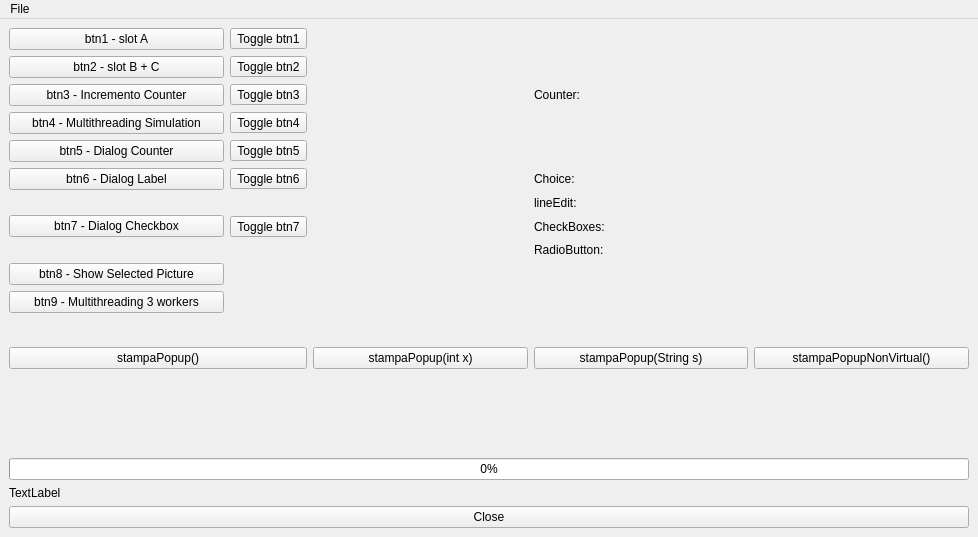
<?xml version="1.0" encoding="UTF-8"?>
<ui version="4.0">
 <class>MainWindow</class>
 <widget class="QMainWindow" name="MainWindow">
  <property name="windowModality">
   <enum>Qt::NonModal</enum>
  </property>
  <property name="geometry">
   <rect>
    <x>0</x>
    <y>0</y>
    <width>978</width>
    <height>537</height>
   </rect>
  </property>
  <property name="windowTitle">
   <string>MainWindow</string>
  </property>
  <property name="tabShape">
   <enum>QTabWidget::Rounded</enum>
  </property>
  <widget class="QWidget" name="centralwidget">
   <layout class="QVBoxLayout" name="verticalLayout">
    <item>
     <layout class="QGridLayout" name="gridLayout_2">
      <item row="8" column="4">
       <widget class="QLabel" name="radioButtonValueLabel">
        <property name="text">
         <string/>
        </property>
       </widget>
      </item>
      <item row="3" column="0">
       <widget class="QPushButton" name="btn4">
        <property name="text">
         <string>btn4 - Multithreading Simulation</string>
        </property>
       </widget>
      </item>
      <item row="4" column="2">
       <layout class="QHBoxLayout" name="horizontalLayout">
        <property name="spacing">
         <number>3</number>
        </property>
        <property name="sizeConstraint">
         <enum>QLayout::SetDefaultConstraint</enum>
        </property>
       </layout>
      </item>
      <item row="11" column="0">
       <spacer name="verticalSpacer">
        <property name="orientation">
         <enum>Qt::Vertical</enum>
        </property>
        <property name="sizeHint" stdset="0">
         <size>
          <width>20</width>
          <height>40</height>
         </size>
        </property>
       </spacer>
      </item>
      <item row="6" column="0" rowspan="3">
       <widget class="QPushButton" name="btn7">
        <property name="text">
         <string>btn7 - Dialog Checkbox</string>
        </property>
       </widget>
      </item>
      <item row="15" column="0">
       <spacer name="verticalSpacer_2">
        <property name="orientation">
         <enum>Qt::Vertical</enum>
        </property>
        <property name="sizeHint" stdset="0">
         <size>
          <width>20</width>
          <height>40</height>
         </size>
        </property>
       </spacer>
      </item>
      <item row="14" column="0">
       <spacer name="verticalSpacer_3">
        <property name="orientation">
         <enum>Qt::Vertical</enum>
        </property>
        <property name="sizeHint" stdset="0">
         <size>
          <width>20</width>
          <height>40</height>
         </size>
        </property>
       </spacer>
      </item>
      <item row="2" column="4">
       <widget class="QLabel" name="counterValueLabel">
        <property name="text">
         <string/>
        </property>
       </widget>
      </item>
      <item row="6" column="3">
       <widget class="QLabel" name="lineEditLabel">
        <property name="text">
         <string>lineEdit:</string>
        </property>
       </widget>
      </item>
      <item row="9" column="0">
       <widget class="QPushButton" name="btn8">
        <property name="text">
         <string>btn8 - Show Selected Picture</string>
        </property>
       </widget>
      </item>
      <item row="1" column="1">
       <widget class="QToolButton" name="toolButton_2">
        <property name="text">
         <string>Toggle btn2</string>
        </property>
        <property name="checkable">
         <bool>true</bool>
        </property>
       </widget>
      </item>
      <item row="10" column="0">
       <widget class="QPushButton" name="btn9">
        <property name="text">
         <string>btn9 - Multithreading 3 workers</string>
        </property>
       </widget>
      </item>
      <item row="5" column="3">
       <widget class="QLabel" name="choiceLabel">
        <property name="text">
         <string>Choice:</string>
        </property>
       </widget>
      </item>
      <item row="3" column="1">
       <widget class="QToolButton" name="toolButton_4">
        <property name="text">
         <string>Toggle btn4</string>
        </property>
        <property name="checkable">
         <bool>true</bool>
        </property>
       </widget>
      </item>
      <item row="7" column="1">
       <widget class="QToolButton" name="toolButton_7">
        <property name="text">
         <string>Toggle btn7</string>
        </property>
        <property name="checkable">
         <bool>true</bool>
        </property>
       </widget>
      </item>
      <item row="2" column="1">
       <widget class="QToolButton" name="toolButton_3">
        <property name="text">
         <string>Toggle btn3</string>
        </property>
        <property name="checkable">
         <bool>true</bool>
        </property>
       </widget>
      </item>
      <item row="7" column="3">
       <widget class="QLabel" name="checkboxesLabel">
        <property name="text">
         <string>CheckBoxes:</string>
        </property>
       </widget>
      </item>
      <item row="5" column="4">
       <widget class="QLabel" name="labelString">
        <property name="text">
         <string/>
        </property>
       </widget>
      </item>
      <item row="6" column="4">
       <widget class="QLabel" name="lineEditValueLabel">
        <property name="text">
         <string/>
        </property>
       </widget>
      </item>
      <item row="12" column="2">
       <widget class="QPushButton" name="btn11">
        <property name="text">
         <string>stampaPopup(int x)</string>
        </property>
       </widget>
      </item>
      <item row="12" column="3">
       <widget class="QPushButton" name="btn12">
        <property name="text">
         <string>stampaPopup(String s)</string>
        </property>
       </widget>
      </item>
      <item row="4" column="1">
       <widget class="QToolButton" name="toolButton_5">
        <property name="text">
         <string>Toggle btn5</string>
        </property>
        <property name="checkable">
         <bool>true</bool>
        </property>
       </widget>
      </item>
      <item row="4" column="0">
       <widget class="QPushButton" name="btn5">
        <property name="text">
         <string>btn5 - Dialog Counter</string>
        </property>
       </widget>
      </item>
      <item row="2" column="0">
       <widget class="QPushButton" name="btn3">
        <property name="text">
         <string>btn3 - Incremento Counter</string>
        </property>
       </widget>
      </item>
      <item row="1" column="0">
       <widget class="QPushButton" name="btn2">
        <property name="text">
         <string>btn2 - slot B + C</string>
        </property>
       </widget>
      </item>
      <item row="0" column="1">
       <widget class="QToolButton" name="toolButton">
        <property name="text">
         <string>Toggle btn1</string>
        </property>
        <property name="checkable">
         <bool>true</bool>
        </property>
       </widget>
      </item>
      <item row="2" column="3">
       <widget class="QLabel" name="counterLabel">
        <property name="text">
         <string>Counter:</string>
        </property>
       </widget>
      </item>
      <item row="7" column="4">
       <widget class="QLabel" name="checkboxesValueLabel">
        <property name="text">
         <string/>
        </property>
       </widget>
      </item>
      <item row="0" column="0">
       <widget class="QPushButton" name="btn1">
        <property name="text">
         <string>btn1 - slot A</string>
        </property>
       </widget>
      </item>
      <item row="8" column="3">
       <widget class="QLabel" name="radiobuttonLabel">
        <property name="text">
         <string>RadioButton:</string>
        </property>
       </widget>
      </item>
      <item row="12" column="0" colspan="2">
       <widget class="QPushButton" name="btn10">
        <property name="text">
         <string>stampaPopup()</string>
        </property>
       </widget>
      </item>
      <item row="5" column="1">
       <widget class="QToolButton" name="toolButton_6">
        <property name="text">
         <string>Toggle btn6</string>
        </property>
        <property name="checkable">
         <bool>true</bool>
        </property>
       </widget>
      </item>
      <item row="5" column="0">
       <widget class="QPushButton" name="btn6">
        <property name="text">
         <string>btn6 - Dialog Label</string>
        </property>
       </widget>
      </item>
      <item row="13" column="0">
       <spacer name="verticalSpacer_4">
        <property name="orientation">
         <enum>Qt::Vertical</enum>
        </property>
        <property name="sizeHint" stdset="0">
         <size>
          <width>20</width>
          <height>40</height>
         </size>
        </property>
       </spacer>
      </item>
      <item row="12" column="4">
       <widget class="QPushButton" name="btn13">
        <property name="text">
         <string>stampaPopupNonVirtual()</string>
        </property>
       </widget>
      </item>
     </layout>
    </item>
    <item>
     <widget class="QProgressBar" name="m_progressBar">
      <property name="value">
       <number>0</number>
      </property>
     </widget>
    </item>
    <item>
     <widget class="QLabel" name="pictureLabelMainWindow">
      <property name="text">
       <string>TextLabel</string>
      </property>
     </widget>
    </item>
    <item>
     <widget class="QPushButton" name="closeBtn">
      <property name="text">
       <string>Close</string>
      </property>
     </widget>
    </item>
   </layout>
  </widget>
  <widget class="QMenuBar" name="menubar">
   <property name="geometry">
    <rect>
     <x>0</x>
     <y>0</y>
     <width>978</width>
     <height>21</height>
    </rect>
   </property>
   <widget class="QMenu" name="menuFile">
    <property name="title">
     <string>File</string>
    </property>
    <addaction name="actionQuit"/>
   </widget>
   <addaction name="menuFile"/>
  </widget>
  <action name="actionEdit">
   <property name="text">
    <string>Edit</string>
   </property>
  </action>
  <action name="actionQuit">
   <property name="text">
    <string>Quit</string>
   </property>
  </action>
  <action name="actionAbout">
   <property name="text">
    <string>About</string>
   </property>
  </action>
  <action name="actionimport">
   <property name="text">
    <string>import</string>
   </property>
  </action>
 </widget>
 <resources/>
 <connections>
  <connection>
   <sender>toolButton</sender>
   <signal>toggled(bool)</signal>
   <receiver>btn1</receiver>
   <slot>setDisabled(bool)</slot>
   <hints>
    <hint type="sourcelabel">
     <x>375</x>
     <y>50</y>
    </hint>
    <hint type="destinationlabel">
     <x>186</x>
     <y>52</y>
    </hint>
   </hints>
  </connection>
  <connection>
   <sender>toolButton_2</sender>
   <signal>toggled(bool)</signal>
   <receiver>btn2</receiver>
   <slot>setDisabled(bool)</slot>
   <hints>
    <hint type="sourcelabel">
     <x>375</x>
     <y>78</y>
    </hint>
    <hint type="destinationlabel">
     <x>122</x>
     <y>76</y>
    </hint>
   </hints>
  </connection>
  <connection>
   <sender>toolButton_3</sender>
   <signal>toggled(bool)</signal>
   <receiver>btn3</receiver>
   <slot>setDisabled(bool)</slot>
   <hints>
    <hint type="sourcelabel">
     <x>375</x>
     <y>106</y>
    </hint>
    <hint type="destinationlabel">
     <x>131</x>
     <y>108</y>
    </hint>
   </hints>
  </connection>
  <connection>
   <sender>toolButton_4</sender>
   <signal>toggled(bool)</signal>
   <receiver>btn4</receiver>
   <slot>setDisabled(bool)</slot>
   <hints>
    <hint type="sourcelabel">
     <x>375</x>
     <y>134</y>
    </hint>
    <hint type="destinationlabel">
     <x>134</x>
     <y>136</y>
    </hint>
   </hints>
  </connection>
  <connection>
   <sender>toolButton_5</sender>
   <signal>toggled(bool)</signal>
   <receiver>btn5</receiver>
   <slot>setDisabled(bool)</slot>
   <hints>
    <hint type="sourcelabel">
     <x>375</x>
     <y>162</y>
    </hint>
    <hint type="destinationlabel">
     <x>141</x>
     <y>164</y>
    </hint>
   </hints>
  </connection>
  <connection>
   <sender>toolButton_6</sender>
   <signal>toggled(bool)</signal>
   <receiver>btn6</receiver>
   <slot>setDisabled(bool)</slot>
   <hints>
    <hint type="sourcelabel">
     <x>375</x>
     <y>190</y>
    </hint>
    <hint type="destinationlabel">
     <x>176</x>
     <y>192</y>
    </hint>
   </hints>
  </connection>
  <connection>
   <sender>toolButton_7</sender>
   <signal>toggled(bool)</signal>
   <receiver>btn7</receiver>
   <slot>setDisabled(bool)</slot>
   <hints>
    <hint type="sourcelabel">
     <x>375</x>
     <y>236</y>
    </hint>
    <hint type="destinationlabel">
     <x>186</x>
     <y>238</y>
    </hint>
   </hints>
  </connection>
 </connections>
</ui>
